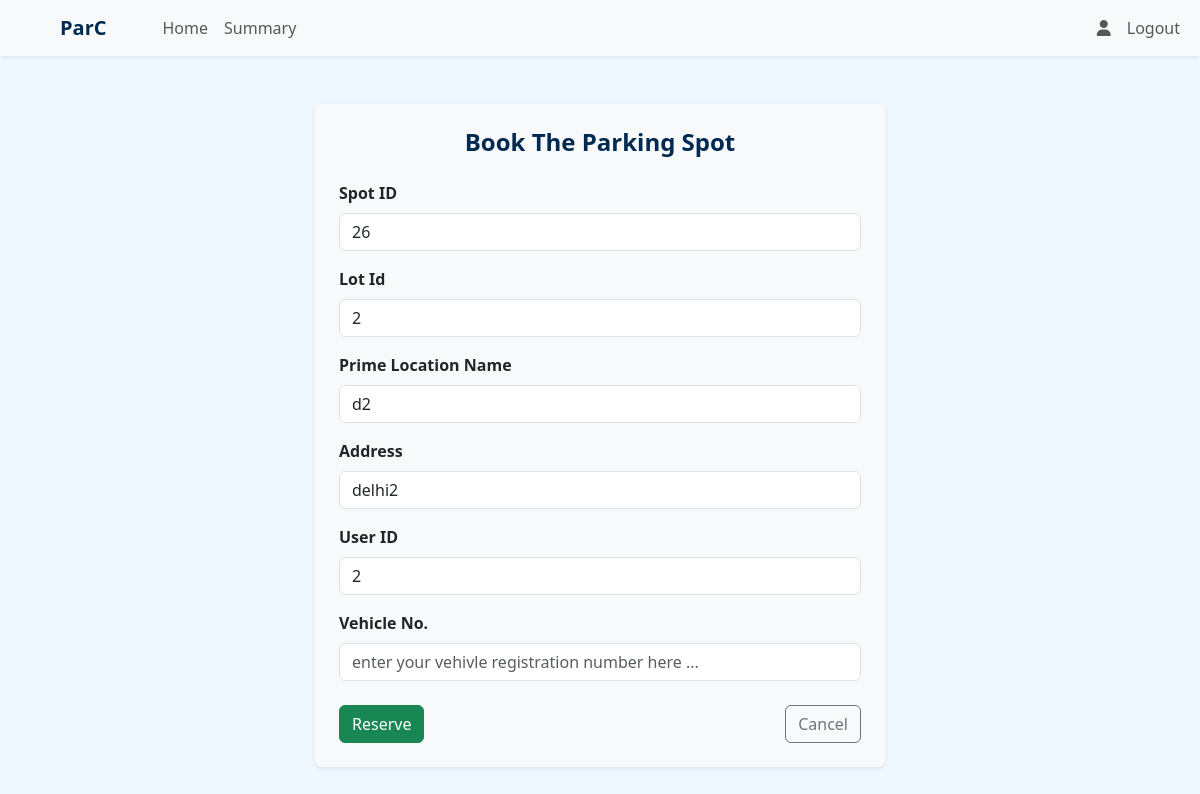
The app's page /user/book_spot/2 (signed in) with its own data.
### application/models.py (models this page shows)
class ParkingSpot(db.Model):
    id = db.Column(db.Integer, primary_key = True)
    lot_id = db.Column(db.Integer, db.ForeignKey('parking_lot.id'), nullable = False)
    status = db.Column(db.String, nullable = False, default = 'available')
    reservations = db.relationship('Reservation', backref = 'spot', cascade = 'all, delete')

class ParkingLot(db.Model):
    id = db.Column(db.Integer, primary_key = True)
    pl_name = db.Column(db.String, nullable = False)
    price = db.Column(db.Integer, nullable = False, default = 1000)
    address = db.Column(db.String, nullable = False)
    pincode = db.Column(db.Integer, nullable = False)
    capacity = db.Column(db.Integer, nullable = False)
    spots_count = db.Column(db.Integer, nullable = False)
    created_at = db.Column(db.DateTime, nullable = False)
    spots = db.relationship('ParkingSpot', backref = 'lot', cascade = 'all, delete')

class User(db.Model, UserMixin):
    id = db.Column(db.Integer, primary_key = True)
    email = db.Column(db.String, unique = True, nullable = False)
    username = db.Column(db.String, unique = True, nullable = False)
    password = db.Column(db.String, nullable = False)
    fs_uniquifier = db.Column(db.String, unique= True, nullable = False)
    active = db.Column(db.Boolean, default = True, nullable = False)
    roles = db.relationship('Role', secondary = 'user_roles', backref = 'bearer')
    reservations = db.relationship('Reservation', backref = 'bearer')

### application/routes.py (the view)
@app.route('/user/book_spot/<int:lot_id>')
@auth_required()
@roles_required('user')
def book_spot(lot_id):
    user = current_user
    spot = ParkingSpot.query.filter_by(lot_id = lot_id, status="available").first()
    if not spot:
        flash("no available parking spots found", "danger")
        return redirect(url_for('user_dashboard'))
    return render_template('book_spot.html', spot=spot, user=user)

### templates/book_spot.html (shortened to what this page needs)
{% extends "user_dashboard.html" %}
{% block content %}
<div class="container my-5">
    <div class="row justify-content-center">
        <div class="col-md-6 bg-light p-4 rounded shadow-sm">
            <h4 class="text-center fw-bold mb-4">Book The Parking Spot</h4>
            <form action="{{url_for('reserve_spot', spot_id=spot.id)}}" method="post">
                <div class="mb-3">
                    <label for="spot_id" class="form-label fw-semibold">Spot ID</label>
                    <input type="text" class="form-control" id="spot_id" name="spot_id" value="{{spot.id}}" readonly>
                </div>
                <div class="mb-3">
                    <label for="lot_id" class="form-label fw-semibold">Lot Id</label>
                    <input type="text" class="form-control" id="lot_id" name="lot_id" value="{{spot.lot_id}}" readonly>
                </div>
                <div class="mb-3">
                    <label for="pl_name" class="form-label fw-semibold">Prime Location Name</label>
                    <input type="text" class="form-control" id="pl_name" name="pl_name" value="{{spot.lot.pl_name}}"
                        readonly>
                </div>
                <div class="mb-3">
                    <label for="address" class="form-label fw-semibold">Address</label>
                    <input type="text" class="form-control" id="address" name="address" value="{{spot.lot.address}}"
                        readonly>
                </div>
                <div class="mb-3">
                    <label for="user_id" class="form-label fw-semibold">User ID</label>
                    <input type="text" class="form-control" id="user_id" name="user_id" value="{{user.id}}" readonly>
                </div>
                <div class="mb-3">
                    <label for="vrn" class="form-label fw-semibold">Vehicle No.</label>
                    <input type="text" class="form-control" id="vrn" name="vrn"
                        placeholder="enter your vehivle registration number here ..." required>
                </div>
                <div class="mt-4 d-flex justify-content-between">
                    <button type="submit" class="btn btn-success">Reserve</button>
                    <a href="javascript:history.back()" class="btn btn-outline-secondary">Cancel</a>
                </div>
            </form>
        </div>
    </div>
</div>
{% endblock %}

### templates/user_dashboard.html (style rules this page uses)
body { background-image: none !important; }

### records on screen
ParkingSpot: spot_id "26", lot_id "2"
ParkingLot: pl_name "d2", address "delhi2"
User: user_id "2"
